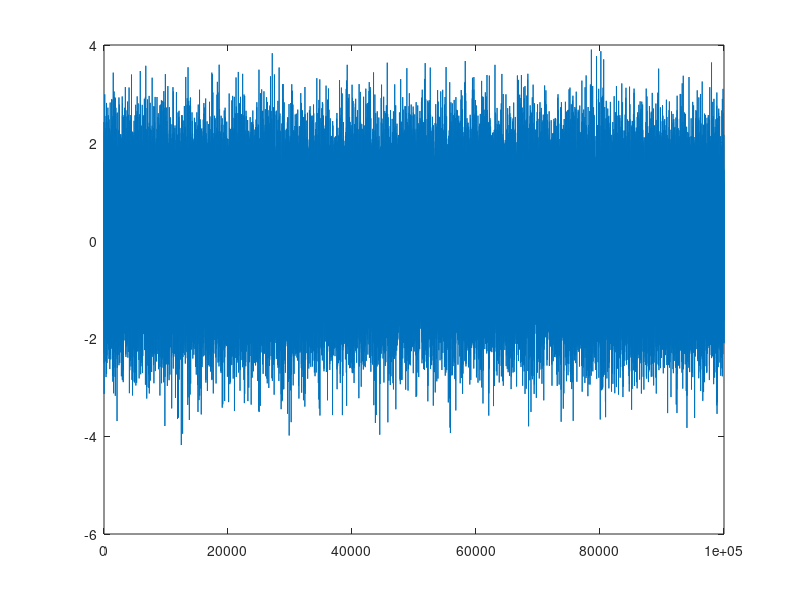

The MATLAB source for this figure: (Note: this script raises an error after producing the figure.)
clear; close all; clc;

% Description: Plots a pdf

% Task 1
n = 100000;
X = randn(1,n);

figure(1)
plot(X)

% Task 2
figure(2)
h = histogram(X);
[N,edges] = histcounts(X,'Normalization','pdf');
histogram('BinEdges',edges,'BinCounts',N)

% Task 3
f = @(x) 1/sqrt(2*pi)*exp(-x.^2/2);
x = linspace(min(X),max(X),n);
y = f(x);
hold on
plot(x,y)

% Task 4
A = trapz(x,y);
fprintf('Area under the curve: %.10f\n',A)

% Task 5

Ppdf = trapz(x,y) - trapz(x(x<=2),y(x<=2));

% Q-function
qfun = @(t) exp(-t.^2/2);
Pq = 1/sqrt(2*pi)*integral(qfun,2,Inf);

fprintf('P(X>2)\n')
fprintf('Theoretical: %.10f\n',Ppdf)
fprintf('Q-Function: %.10f\n',Pq)
